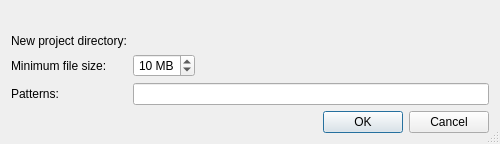
<?xml version="1.0" encoding="UTF-8"?>
<ui version="4.0">
 <class>LfConvertDataDialog</class>
 <widget class="QDialog" name="LfConvertDataDialog">
  <property name="geometry">
   <rect>
    <x>0</x>
    <y>0</y>
    <width>500</width>
    <height>144</height>
   </rect>
  </property>
  <property name="windowTitle">
   <string>Convert Repository Format</string>
  </property>
  <property name="sizeGripEnabled">
   <bool>true</bool>
  </property>
  <layout class="QGridLayout" name="gridLayout">
   <item row="0" column="0" colspan="3">
    <widget class="EricSqueezeLabelPath" name="currentProjectLabel"/>
   </item>
   <item row="1" column="0">
    <widget class="QLabel" name="label">
     <property name="text">
      <string>New project directory:</string>
     </property>
    </widget>
   </item>
   <item row="1" column="1" colspan="2">
    <widget class="EricPathPicker" name="newProjectPicker" native="true">
     <property name="sizePolicy">
      <sizepolicy hsizetype="Expanding" vsizetype="Preferred">
       <horstretch>0</horstretch>
       <verstretch>0</verstretch>
      </sizepolicy>
     </property>
     <property name="focusPolicy">
      <enum>Qt::StrongFocus</enum>
     </property>
     <property name="toolTip">
      <string>Enter the directory name of the new project directory</string>
     </property>
    </widget>
   </item>
   <item row="2" column="0">
    <widget class="QLabel" name="label_4">
     <property name="text">
      <string>Minimum file size:</string>
     </property>
    </widget>
   </item>
   <item row="2" column="1">
    <widget class="QSpinBox" name="lfFileSizeSpinBox">
     <property name="toolTip">
      <string>Enter the minimum file size in MB for files to be treated as Large Files</string>
     </property>
     <property name="alignment">
      <set>Qt::AlignRight|Qt::AlignTrailing|Qt::AlignVCenter</set>
     </property>
     <property name="suffix">
      <string> MB</string>
     </property>
     <property name="minimum">
      <number>1</number>
     </property>
     <property name="value">
      <number>10</number>
     </property>
    </widget>
   </item>
   <item row="2" column="2">
    <spacer name="horizontalSpacer">
     <property name="orientation">
      <enum>Qt::Horizontal</enum>
     </property>
     <property name="sizeHint" stdset="0">
      <size>
       <width>297</width>
       <height>20</height>
      </size>
     </property>
    </spacer>
   </item>
   <item row="3" column="0">
    <widget class="QLabel" name="label_5">
     <property name="text">
      <string>Patterns:</string>
     </property>
    </widget>
   </item>
   <item row="3" column="1" colspan="2">
    <widget class="QLineEdit" name="lfFilePatternsEdit">
     <property name="toolTip">
      <string>Enter file patterns (space separated) for files to be treated as Large Files</string>
     </property>
    </widget>
   </item>
   <item row="4" column="0" colspan="3">
    <widget class="QDialogButtonBox" name="buttonBox">
     <property name="orientation">
      <enum>Qt::Horizontal</enum>
     </property>
     <property name="standardButtons">
      <set>QDialogButtonBox::Cancel|QDialogButtonBox::Ok</set>
     </property>
    </widget>
   </item>
  </layout>
 </widget>
 <customwidgets>
  <customwidget>
   <class>EricPathPicker</class>
   <extends>QWidget</extends>
   <header>EricWidgets/EricPathPicker.h</header>
   <container>1</container>
  </customwidget>
  <customwidget>
   <class>EricSqueezeLabelPath</class>
   <extends>QLabel</extends>
   <header>EricWidgets/EricSqueezeLabels.h</header>
  </customwidget>
 </customwidgets>
 <tabstops>
  <tabstop>newProjectPicker</tabstop>
  <tabstop>lfFileSizeSpinBox</tabstop>
  <tabstop>lfFilePatternsEdit</tabstop>
 </tabstops>
 <resources/>
 <connections>
  <connection>
   <sender>buttonBox</sender>
   <signal>accepted()</signal>
   <receiver>LfConvertDataDialog</receiver>
   <slot>accept()</slot>
   <hints>
    <hint type="sourcelabel">
     <x>248</x>
     <y>254</y>
    </hint>
    <hint type="destinationlabel">
     <x>157</x>
     <y>274</y>
    </hint>
   </hints>
  </connection>
  <connection>
   <sender>buttonBox</sender>
   <signal>rejected()</signal>
   <receiver>LfConvertDataDialog</receiver>
   <slot>reject()</slot>
   <hints>
    <hint type="sourcelabel">
     <x>316</x>
     <y>260</y>
    </hint>
    <hint type="destinationlabel">
     <x>286</x>
     <y>274</y>
    </hint>
   </hints>
  </connection>
 </connections>
</ui>
